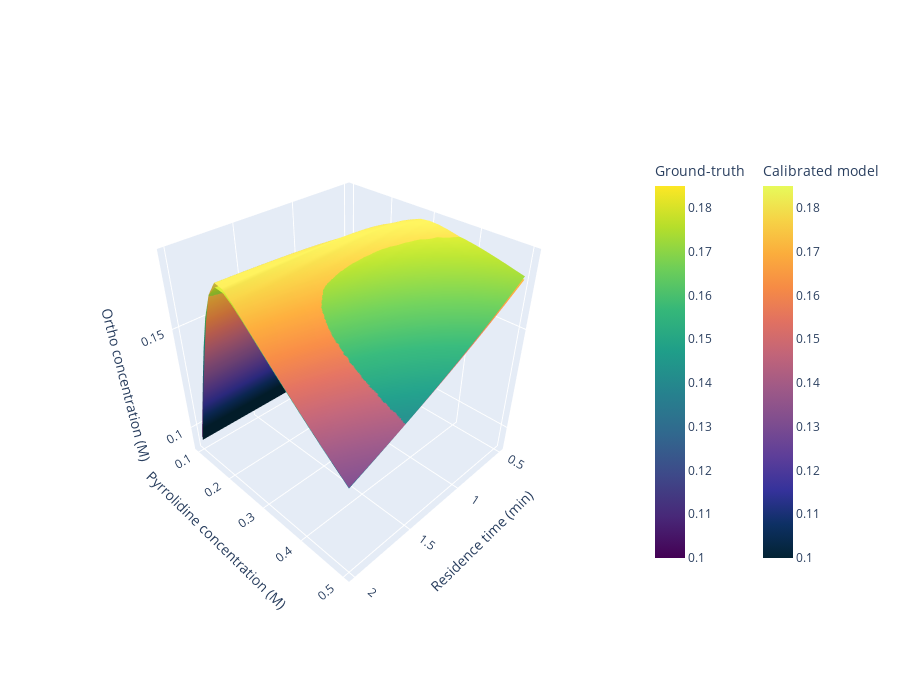

The notebook cell saved with this chart:
### Code cell
# compare ortho product concentration landscape of the calibrated model against the ground-truth at 100 oC
# Target product concentration landscapes
temperature = 100
residence_times = np.linspace(0.5, 2, 16)
prld_concs = np.linspace(0.1, 0.5, 21)
shape = (len(residence_times), len(prld_concs))

gt_data = {
    "Temperature (oC)": 100,
    "Residence time (min)": [], 
    "Pyrrolidine concentration (mol/L)": [], 
    "Ortho concentration (mol/L)": [], 
}
for residence_time in residence_times:
    for prld_conc in prld_concs:
        operation_params = {
            ("Temperature", None, None, None, None): temperature,
            ("Residence_Time", None, None, None, None): residence_time,
            ("Concentration", None, 0, None, 1): prld_conc,
        }
        t, cs = pyrrolidine_snar.run(operation_params)
        gt_data["Residence time (min)"].append(residence_time)
        gt_data["Pyrrolidine concentration (mol/L)"].append(prld_conc)
        gt_data["Ortho concentration (mol/L)"].append(cs[2][-1])
gt_data["Residence time (min)"] = np.array(gt_data["Residence time (min)"]).reshape(shape)
gt_data["Pyrrolidine concentration (mol/L)"] = np.array(gt_data["Pyrrolidine concentration (mol/L)"]).reshape(shape)
gt_data["Ortho concentration (mol/L)"] = np.array(gt_data["Ortho concentration (mol/L)"]).reshape(shape)

cal_data = {
    "Temperature (oC)": 100,
    "Residence time (min)": [], 
    "Pyrrolidine concentration (mol/L)": [], 
    "Ortho concentration (mol/L)": [], 
}
for residence_time in residence_times:
    for prld_conc in prld_concs:
        operation_params = {
            ("Temperature", None, None, None, None): temperature,
            ("Residence_Time", None, None, None, None): residence_time,
            ("Concentration", None, 0, None, 1): prld_conc,
        }
        t, cs = pyrrolidine_snar.run(operation_params, cal_kinetics_params)
        cal_data["Residence time (min)"].append(residence_time)
        cal_data["Pyrrolidine concentration (mol/L)"].append(prld_conc)
        cal_data["Ortho concentration (mol/L)"].append(cs[2][-1])
cal_data["Residence time (min)"] = np.array(cal_data["Residence time (min)"]).reshape(shape)
cal_data["Pyrrolidine concentration (mol/L)"] = np.array(cal_data["Pyrrolidine concentration (mol/L)"]).reshape(shape)
cal_data["Ortho concentration (mol/L)"] = np.array(cal_data["Ortho concentration (mol/L)"]).reshape(shape)

fig = go.Figure()
fig.add_trace(
    go.Surface(
        x=gt_data["Residence time (min)"], 
        y=gt_data["Pyrrolidine concentration (mol/L)"], 
        z=gt_data["Ortho concentration (mol/L)"], 
        colorscale='Viridis',
        colorbar=dict(title='Ground-truth', len=0.8, x=1.05),
        cmin=0.1,
        cmax=0.185,
        name='Ground-truth',
        showscale=True,
    )
)
fig.add_trace(
    go.Surface(
        x=cal_data["Residence time (min)"], 
        y=cal_data["Pyrrolidine concentration (mol/L)"], 
        z=cal_data["Ortho concentration (mol/L)"], 
        colorscale='Thermal',
        colorbar=dict(title='Calibrated model', len=0.8, x=1.25),
        cmin=0.1,
        cmax=0.185,
        name='Calibrated model',
        showscale=True
    )
)

fig.update_layout(
    scene=dict(
        xaxis=dict(tickmode="array", tickvals=[0.5, 1, 1.5, 2], title="Residence time (min)"),
        yaxis=dict(tickmode="array", tickvals=[0.1, 0.2, 0.3, 0.4, 0.5], title="Pyrrolidine concentration (M)"),
        zaxis=dict(tickmode="array",tickvals=[0.05, 0.1, 0.15, 0.2], title="Ortho concentration (M)"),
    ),
    # coloraxis=dict(colorscale="Viridis", cmin=0.06, cmax=0.18),
    width=900, height=700,
    scene_camera = dict(eye=dict(x=1.5, y=1.5, z=1.5))
)
fig.show()

### Figure 1 — Plotly figure (JSON) as saved in the notebook; plotly's stock layout.template omitted (floating-point values rounded to 4 significant figures; data arrays with more than 128 entries replaced by an {"elided": "..."} marker saying what was removed)
{"data": [{"cmax": 0.185, "cmin": 0.1, "colorbar": {"len": 0.8, "title": {"text": "Ground-truth"}, "x": 1.05}, "colorscale": [[0, "#440154"], [0.1111, "#482878"], [0.2222, "#3e4989"], [0.3333, "#31688e"], [0.4444, "#26828e"], [0.5556, "#1f9e89"], [0.6667, "#35b779"], [0.7778, "#6ece58"], [0.8889, "#b5de2b"], [1, "#fde725"]], "name": "Ground-truth", "showscale": true, "type": "surface", "x": {"elided": "16x21 float values"}, "y": {"elided": "16x21 float values"}, "z": {"elided": "16x21 float values"}}, {"cmax": 0.185, "cmin": 0.1, "colorbar": {"len": 0.8, "title": {"text": "Calibrated model"}, "x": 1.25}, "colorscale": [[0, "rgb(3, 35, 51)"], [0.09091, "rgb(13, 48, 100)"], [0.1818, "rgb(53, 50, 155)"], [0.2727, "rgb(93, 62, 153)"], [0.3636, "rgb(126, 77, 143)"], [0.4545, "rgb(158, 89, 135)"], [0.5455, "rgb(193, 100, 121)"], [0.6364, "rgb(225, 113, 97)"], [0.7273, "rgb(246, 139, 69)"], [0.8182, "rgb(251, 173, 60)"], [0.9091, "rgb(246, 211, 70)"], [1, "rgb(231, 250, 90)"]], "name": "Calibrated model", "showscale": true, "type": "surface", "x": {"elided": "16x21 float values"}, "y": {"elided": "16x21 float values"}, "z": {"elided": "16x21 float values"}}], "layout": {"height": 700, "scene": {"camera": {"eye": {"x": 1.5, "y": 1.5, "z": 1.5}}, "xaxis": {"tickmode": "array", "tickvals": [0.5, 1, 1.5, 2], "title": {"text": "Residence time (min)"}}, "yaxis": {"tickmode": "array", "tickvals": [0.1, 0.2, 0.3, 0.4, 0.5], "title": {"text": "Pyrrolidine concentration (M)"}}, "zaxis": {"tickmode": "array", "tickvals": [0.05, 0.1, 0.15, 0.2], "title": {"text": "Ortho concentration (M)"}}}, "width": 900}}
